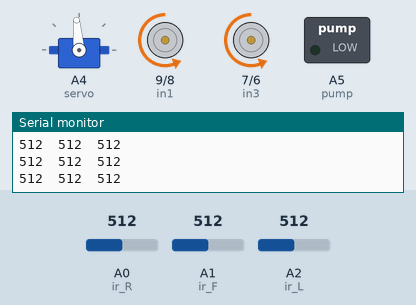
This program was run on a simulated Arduino Uno, built with avr-gcc and run on an emulated ATmega328P. On the bench: servo, motor-driver pin pairs drawn as motors (green arrow = first pin HIGH = forward, orange = second pin HIGH = backward, longer = more drive, scaled by the enable pin), switched loads named in the program (green lamp = pin HIGH), the last lines printed to the serial monitor. Wiring (inferred from the names in the program): servo: signal A4. The inputs (shaded band) are chosen by the test bench; at power-on: A0 (ir_R) = 512, A1 (ir_F) = 512, A2 (ir_L) = 512. Servo pulses on a pin are drawn as a servo (544–2400 µs = 0–180°); pins used as bus, display or sensor lines are not drawn.

Above: at 3.95 s.
4.0 s: A0 (ir_R) set to 687
7.0 s: A0 (ir_R) set to 716
At 7.5 s:
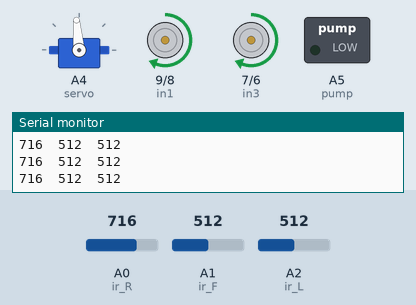
8.6 s: A1 (ir_F) set to 358
10.1 s: A1 (ir_F) set to 331
At 10.6 s:
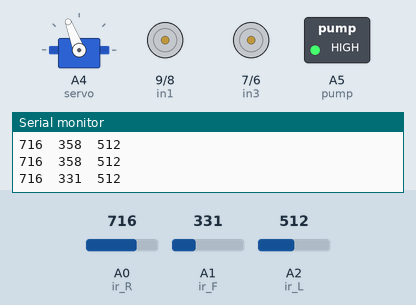
13.1 s: A1 (ir_F) set to 810
At 13.69 s:
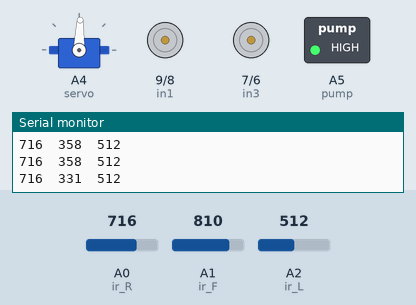
16.1 s: A2 (ir_L) set to 682
At 16.15 s:
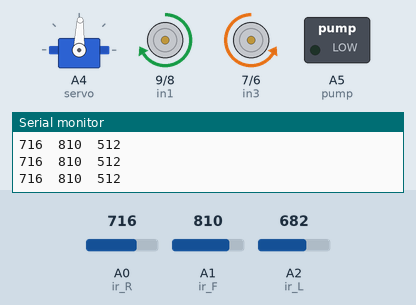
19.1 s: A2 (ir_L) set to 715
Timing chart, 0 to 21.6 s (numbered marks = the images above; inputs shaded):
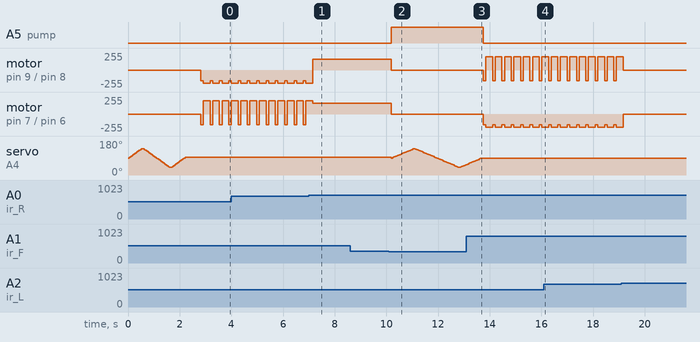

Measured:
- the behaviour switches between 700 and 701 on A0 (ir_R) (found by bisection; images 0 and 1)
- the behaviour switches between 350 and 349 on A1 (ir_F) (found by bisection; images 1 and 2)
- after the input at 10.1 s, A5 (pump): LOW → HIGH after 0.09 s; motor on pin 9 (in1) / pin 8 (in2), motor on pin 7 (in3) / pin 6 (in4): forward 160/255 → stopped after 0.09 s
- after the input at 13.1 s, A5 (pump): HIGH → LOW after 0.65 s; motor on pin 9 (in1) / pin 8 (in2): alternates forward 200/255 for 0.26 s and backward 160/255 for 0.10 s, starting after 0.65 s
- by itself, motor on pin 9 (in1) / pin 8 (in2): alternates backward 200/255 for 0.26 s and backward 160/255 for 0.10 s
- by itself, motor on pin 7 (in3) / pin 6 (in4): alternates forward 200/255 for 0.26 s and backward 160/255 for 0.10 s

The program:

main.cpp
```cpp
#include <Arduino.h>
#define enA 10 // Enable1 L298 Pin enA
#define in1 9  // Motor1 L298 Pin in1
#define in2 8  // Motor1 L298 Pin in2
#define in3 7  // Motor2 L298 Pin in3
#define in4 6  // Motor2 L298 Pin in4
#define enB 5  // Enable2 L298 Pin enB
#define ir_R A0
#define ir_F A1
#define ir_L A2
#define servo A4
#define pump A5

int Speed = 160;        // Viteza normală
int HighSpeed = 200;    // Viteza crescută pentru viraje
int s1, s2, s3;

void servoPulse(int pin, int angle)
{
  int pwm = (angle * 11) + 500; // Convert angle to microseconds
  digitalWrite(pin, HIGH);
  delayMicroseconds(pwm);
  digitalWrite(pin, LOW);

  delay(50); // Refresh cycle of servo
}

void forword()
{
  analogWrite(enA, Speed); // Setează viteza normală
  analogWrite(enB, Speed); // Setează viteza normală
  digitalWrite(in1, HIGH); // Right Motor forward Pin
  digitalWrite(in2, LOW);  // Right Motor backward Pin
  digitalWrite(in4, LOW);  // Left Motor backward Pin
  digitalWrite(in3, HIGH); // Left Motor forward Pin
}

void backword()
{
  analogWrite(enA, Speed); // Setează viteza normală
  analogWrite(enB, Speed); // Setează viteza normală
  digitalWrite(in1, LOW);  // Right Motor forward Pin
  digitalWrite(in2, HIGH); // Right Motor backward Pin
  digitalWrite(in4, HIGH); // Left Motor backward Pin
  digitalWrite(in3, LOW);  // Left Motor forward Pin
}

void turnRight()
{
  analogWrite(enA, HighSpeed); // Crește viteza pentru motorul din dreapta
  analogWrite(enB, HighSpeed); // Crește viteza pentru motorul din stânga
  digitalWrite(in1, LOW);      // Right Motor forward Pin
  digitalWrite(in2, HIGH);     // Right Motor backward Pin
  digitalWrite(in4, LOW);      // Left Motor backward Pin
  digitalWrite(in3, HIGH);     // Left Motor forward Pin
}

void turnLeft()
{
  analogWrite(enA, HighSpeed); // Crește viteza pentru motorul din dreapta
  analogWrite(enB, HighSpeed); // Crește viteza pentru motorul din stânga
  digitalWrite(in1, HIGH);     // Right Motor forward Pin
  digitalWrite(in2, LOW);      // Right Motor backward Pin
  digitalWrite(in4, HIGH);     // Left Motor backward Pin
  digitalWrite(in3, LOW);      // Left Motor forward Pin
}

void Stop()
{
  analogWrite(enA, 0); // Oprește motorul din dreapta
  analogWrite(enB, 0); // Oprește motorul din stânga
  digitalWrite(in1, LOW);
  digitalWrite(in2, LOW);
  digitalWrite(in3, LOW);
  digitalWrite(in4, LOW);
}

void setup()
{
  Serial.begin(9600);
  pinMode(ir_R, INPUT);
  pinMode(ir_F, INPUT);
  pinMode(ir_L, INPUT);
  pinMode(enA, OUTPUT);
  pinMode(in1, OUTPUT);
  pinMode(in2, OUTPUT);
  pinMode(in3, OUTPUT);
  pinMode(in4, OUTPUT);
  pinMode(enB, OUTPUT);
  pinMode(servo, OUTPUT);
  pinMode(pump, OUTPUT);

  for (int angle = 90; angle <= 140; angle += 5)
  {
    servoPulse(servo, angle);
  }
  for (int angle = 140; angle >= 40; angle -= 5)
  {
    servoPulse(servo, angle);
  }
  for (int angle = 40; angle <= 95; angle += 5)
  {
    servoPulse(servo, angle);
  }
  analogWrite(enA, Speed); // Setează viteza normală pentru motorul din dreapta
  analogWrite(enB, Speed); // Setează viteza normală pentru motorul din stânga

  delay(500);
}

void loop()
{
  s1 = analogRead(ir_R);
  s2 = analogRead(ir_F);
  s3 = analogRead(ir_L);

  Serial.print(s1);
  Serial.print("\t");
  Serial.print(s2);
  Serial.print("\t");
  Serial.println(s3);
  delay(50);

 if (s1 < 250)
  {
    Stop();
    digitalWrite(pump, 1);
    for (int angle = 90; angle >= 40; angle -= 3)
    {
      servoPulse(servo, angle);
    }
    for (int angle = 40; angle <= 90; angle += 3)
    {
      servoPulse(servo, angle);
    }
  }
  else if (s2 < 350)
  {
    Stop();
    digitalWrite(pump, 1);
    for (int angle = 90; angle <= 140; angle += 3)
    {
      servoPulse(servo, angle);
    }
    for (int angle = 140; angle >= 40; angle -= 3)
    {
      servoPulse(servo, angle);
    }
    for (int angle = 40; angle <= 90; angle += 3)
    {
      servoPulse(servo, angle);
    }
  }
  else if (s3 < 250)
  {
    Stop();
    digitalWrite(pump, 1);
    for (int angle = 90; angle <= 140; angle += 3)
    {
      servoPulse(servo, angle);
    }
    for (int angle = 140; angle >= 90; angle -= 3)
    {
      servoPulse(servo, angle);
    }
  }
  else if (s1 >= 251 && s1 <= 700)
  {
    digitalWrite(pump, 0);
    backword();
    delay(100);
    turnRight();
    delay(200);
  }
  else if (s2 >= 251 && s2 <= 800)
  {
    digitalWrite(pump, 0);
    forword();
  }
  else if (s3 >= 251 && s3 <= 700)
  {
    digitalWrite(pump, 0);
    backword();
    delay(100);
    turnLeft();
    delay(200);
  }
  else
  {
    digitalWrite(pump, 0);
    Stop();
  }
  delay(10);
}
```
